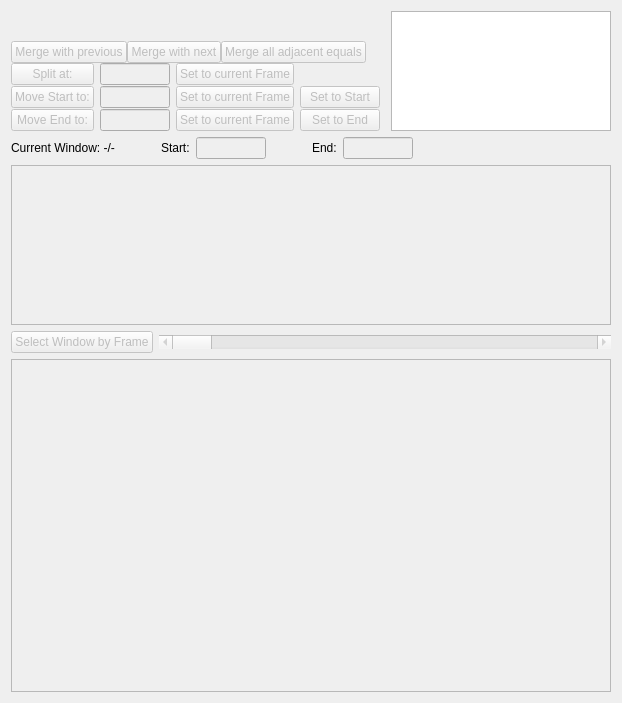
<?xml version="1.0" encoding="UTF-8"?>
<ui version="4.0">
 <class>LabelCorrectionMode</class>
 <widget class="QWidget" name="LabelCorrectionMode">
  <property name="geometry">
   <rect>
    <x>0</x>
    <y>0</y>
    <width>618</width>
    <height>703</height>
   </rect>
  </property>
  <property name="windowTitle">
   <string>Label Correction Mode</string>
  </property>
  <layout class="QVBoxLayout" name="verticalLayout">
   <item>
    <layout class="QGridLayout" name="gridLayout_5">
     <property name="verticalSpacing">
      <number>0</number>
     </property>
     <item row="2" column="0">
      <layout class="QHBoxLayout" name="horizontalLayout_12">
       <item>
        <widget class="QPushButton" name="lc_merge_previous_button">
         <property name="enabled">
          <bool>false</bool>
         </property>
         <property name="text">
          <string>Merge with previous</string>
         </property>
        </widget>
       </item>
       <item>
        <widget class="QPushButton" name="lc_merge_next_button">
         <property name="enabled">
          <bool>false</bool>
         </property>
         <property name="text">
          <string>Merge with next</string>
         </property>
        </widget>
       </item>
       <item>
        <widget class="QPushButton" name="lc_merge_all_button">
         <property name="enabled">
          <bool>false</bool>
         </property>
         <property name="text">
          <string>Merge all adjacent equals</string>
         </property>
        </widget>
       </item>
       <item>
        <spacer name="horizontalSpacer_9">
         <property name="orientation">
          <enum>Qt::Horizontal</enum>
         </property>
         <property name="sizeType">
          <enum>QSizePolicy::MinimumExpanding</enum>
         </property>
         <property name="sizeHint" stdset="0">
          <size>
           <width>5</width>
           <height>20</height>
          </size>
         </property>
        </spacer>
       </item>
      </layout>
     </item>
     <item row="3" column="0">
      <layout class="QGridLayout" name="gridLayout_6">
       <property name="topMargin">
        <number>0</number>
       </property>
       <property name="bottomMargin">
        <number>0</number>
       </property>
       <property name="horizontalSpacing">
        <number>6</number>
       </property>
       <property name="verticalSpacing">
        <number>1</number>
       </property>
       <item row="0" column="0">
        <widget class="QPushButton" name="lc_split_at_button">
         <property name="enabled">
          <bool>false</bool>
         </property>
         <property name="text">
          <string>Split at:</string>
         </property>
        </widget>
       </item>
       <item row="1" column="3">
        <widget class="QPushButton" name="lc_set_start_button">
         <property name="enabled">
          <bool>false</bool>
         </property>
         <property name="text">
          <string>Set to Start</string>
         </property>
        </widget>
       </item>
       <item row="1" column="1">
        <widget class="QLineEdit" name="lc_move_start_lineEdit">
         <property name="enabled">
          <bool>false</bool>
         </property>
         <property name="sizePolicy">
          <sizepolicy hsizetype="Minimum" vsizetype="Fixed">
           <horstretch>0</horstretch>
           <verstretch>0</verstretch>
          </sizepolicy>
         </property>
         <property name="minimumSize">
          <size>
           <width>70</width>
           <height>0</height>
          </size>
         </property>
         <property name="maximumSize">
          <size>
           <width>70</width>
           <height>16777215</height>
          </size>
         </property>
        </widget>
       </item>
       <item row="0" column="2">
        <widget class="QPushButton" name="lc_set_frame_split_button">
         <property name="enabled">
          <bool>false</bool>
         </property>
         <property name="text">
          <string>Set to current Frame</string>
         </property>
        </widget>
       </item>
       <item row="1" column="2">
        <widget class="QPushButton" name="lc_set_frame_start_button">
         <property name="enabled">
          <bool>false</bool>
         </property>
         <property name="text">
          <string>Set to current Frame</string>
         </property>
        </widget>
       </item>
       <item row="2" column="0">
        <widget class="QPushButton" name="lc_move_end_button">
         <property name="enabled">
          <bool>false</bool>
         </property>
         <property name="text">
          <string>Move End to:</string>
         </property>
        </widget>
       </item>
       <item row="1" column="0">
        <widget class="QPushButton" name="lc_move_start_button">
         <property name="enabled">
          <bool>false</bool>
         </property>
         <property name="text">
          <string>Move Start to:</string>
         </property>
        </widget>
       </item>
       <item row="2" column="1">
        <widget class="QLineEdit" name="lc_move_end_lineEdit">
         <property name="enabled">
          <bool>false</bool>
         </property>
         <property name="sizePolicy">
          <sizepolicy hsizetype="Minimum" vsizetype="Fixed">
           <horstretch>0</horstretch>
           <verstretch>0</verstretch>
          </sizepolicy>
         </property>
         <property name="minimumSize">
          <size>
           <width>70</width>
           <height>0</height>
          </size>
         </property>
         <property name="maximumSize">
          <size>
           <width>70</width>
           <height>16777215</height>
          </size>
         </property>
        </widget>
       </item>
       <item row="2" column="3">
        <widget class="QPushButton" name="lc_set_end_button">
         <property name="enabled">
          <bool>false</bool>
         </property>
         <property name="text">
          <string>Set to End</string>
         </property>
        </widget>
       </item>
       <item row="2" column="2">
        <widget class="QPushButton" name="lc_set_frame_end_button">
         <property name="enabled">
          <bool>false</bool>
         </property>
         <property name="text">
          <string>Set to current Frame</string>
         </property>
        </widget>
       </item>
       <item row="0" column="1">
        <widget class="QLineEdit" name="lc_split_at_lineEdit">
         <property name="enabled">
          <bool>false</bool>
         </property>
         <property name="sizePolicy">
          <sizepolicy hsizetype="Minimum" vsizetype="Fixed">
           <horstretch>0</horstretch>
           <verstretch>0</verstretch>
          </sizepolicy>
         </property>
         <property name="minimumSize">
          <size>
           <width>70</width>
           <height>0</height>
          </size>
         </property>
         <property name="maximumSize">
          <size>
           <width>70</width>
           <height>16777215</height>
          </size>
         </property>
        </widget>
       </item>
       <item row="1" column="4">
        <spacer name="horizontalSpacer_13">
         <property name="orientation">
          <enum>Qt::Horizontal</enum>
         </property>
         <property name="sizeType">
          <enum>QSizePolicy::MinimumExpanding</enum>
         </property>
         <property name="sizeHint" stdset="0">
          <size>
           <width>5</width>
           <height>20</height>
          </size>
         </property>
        </spacer>
       </item>
      </layout>
     </item>
     <item row="1" column="1" rowspan="3">
      <widget class="QTextEdit" name="lc_statusWindow">
       <property name="enabled">
        <bool>true</bool>
       </property>
       <property name="sizePolicy">
        <sizepolicy hsizetype="Expanding" vsizetype="MinimumExpanding">
         <horstretch>0</horstretch>
         <verstretch>0</verstretch>
        </sizepolicy>
       </property>
       <property name="maximumSize">
        <size>
         <width>16777215</width>
         <height>120</height>
        </size>
       </property>
       <property name="undoRedoEnabled">
        <bool>false</bool>
       </property>
       <property name="readOnly">
        <bool>true</bool>
       </property>
       <property name="acceptRichText">
        <bool>true</bool>
       </property>
       <property name="textInteractionFlags">
        <set>Qt::NoTextInteraction</set>
       </property>
      </widget>
     </item>
     <item row="1" column="0">
      <spacer name="verticalSpacer_4">
       <property name="orientation">
        <enum>Qt::Vertical</enum>
       </property>
       <property name="sizeType">
        <enum>QSizePolicy::Minimum</enum>
       </property>
       <property name="sizeHint" stdset="0">
        <size>
         <width>20</width>
         <height>10</height>
        </size>
       </property>
      </spacer>
     </item>
    </layout>
   </item>
   <item>
    <layout class="QHBoxLayout" name="horizontalLayout_16">
     <item>
      <widget class="QLabel" name="lc_current_window_label">
       <property name="sizePolicy">
        <sizepolicy hsizetype="Minimum" vsizetype="Fixed">
         <horstretch>0</horstretch>
         <verstretch>0</verstretch>
        </sizepolicy>
       </property>
       <property name="text">
        <string>Current Window: -/-</string>
       </property>
      </widget>
     </item>
     <item>
      <spacer name="horizontalSpacer_18">
       <property name="orientation">
        <enum>Qt::Horizontal</enum>
       </property>
       <property name="sizeType">
        <enum>QSizePolicy::Minimum</enum>
       </property>
       <property name="sizeHint" stdset="0">
        <size>
         <width>40</width>
         <height>20</height>
        </size>
       </property>
      </spacer>
     </item>
     <item>
      <widget class="QLabel" name="lc_start_label">
       <property name="sizePolicy">
        <sizepolicy hsizetype="Preferred" vsizetype="Fixed">
         <horstretch>0</horstretch>
         <verstretch>0</verstretch>
        </sizepolicy>
       </property>
       <property name="text">
        <string>Start:</string>
       </property>
      </widget>
     </item>
     <item>
      <widget class="QLineEdit" name="lc_start_lineEdit">
       <property name="enabled">
        <bool>false</bool>
       </property>
       <property name="maximumSize">
        <size>
         <width>70</width>
         <height>16777215</height>
        </size>
       </property>
      </widget>
     </item>
     <item>
      <spacer name="horizontalSpacer_19">
       <property name="orientation">
        <enum>Qt::Horizontal</enum>
       </property>
       <property name="sizeType">
        <enum>QSizePolicy::Minimum</enum>
       </property>
       <property name="sizeHint" stdset="0">
        <size>
         <width>40</width>
         <height>20</height>
        </size>
       </property>
      </spacer>
     </item>
     <item>
      <widget class="QLabel" name="lc_end_label">
       <property name="sizePolicy">
        <sizepolicy hsizetype="Preferred" vsizetype="Fixed">
         <horstretch>0</horstretch>
         <verstretch>0</verstretch>
        </sizepolicy>
       </property>
       <property name="text">
        <string>End:</string>
       </property>
      </widget>
     </item>
     <item>
      <widget class="QLineEdit" name="lc_end_lineEdit">
       <property name="enabled">
        <bool>false</bool>
       </property>
       <property name="maximumSize">
        <size>
         <width>70</width>
         <height>16777215</height>
        </size>
       </property>
      </widget>
     </item>
     <item>
      <spacer name="horizontalSpacer_11">
       <property name="orientation">
        <enum>Qt::Horizontal</enum>
       </property>
       <property name="sizeHint" stdset="0">
        <size>
         <width>40</width>
         <height>20</height>
        </size>
       </property>
      </spacer>
     </item>
    </layout>
   </item>
   <item>
    <widget class="PlotWidget" name="lc_classGraph">
     <property name="enabled">
      <bool>false</bool>
     </property>
     <property name="sizePolicy">
      <sizepolicy hsizetype="MinimumExpanding" vsizetype="Minimum">
       <horstretch>0</horstretch>
       <verstretch>0</verstretch>
      </sizepolicy>
     </property>
     <property name="minimumSize">
      <size>
       <width>600</width>
       <height>80</height>
      </size>
     </property>
     <property name="maximumSize">
      <size>
       <width>16777215</width>
       <height>160</height>
      </size>
     </property>
    </widget>
   </item>
   <item>
    <layout class="QHBoxLayout" name="horizontalLayout_13">
     <item>
      <widget class="QPushButton" name="lc_window__by_frame_button">
       <property name="enabled">
        <bool>false</bool>
       </property>
       <property name="text">
        <string>Select Window by Frame</string>
       </property>
      </widget>
     </item>
     <item>
      <widget class="QScrollBar" name="lc_scrollBar">
       <property name="enabled">
        <bool>false</bool>
       </property>
       <property name="sizePolicy">
        <sizepolicy hsizetype="Expanding" vsizetype="Fixed">
         <horstretch>0</horstretch>
         <verstretch>0</verstretch>
        </sizepolicy>
       </property>
       <property name="orientation">
        <enum>Qt::Horizontal</enum>
       </property>
      </widget>
     </item>
    </layout>
   </item>
   <item>
    <widget class="QScrollArea" name="scrollArea">
     <property name="verticalScrollBarPolicy">
      <enum>Qt::ScrollBarAlwaysOff</enum>
     </property>
     <property name="widgetResizable">
      <bool>true</bool>
     </property>
     <widget class="QWidget" name="scrollAreaWidgetContents">
      <property name="geometry">
       <rect>
        <x>0</x>
        <y>0</y>
        <width>598</width>
        <height>330</height>
       </rect>
      </property>
      <property name="sizePolicy">
       <sizepolicy hsizetype="Expanding" vsizetype="Expanding">
        <horstretch>0</horstretch>
        <verstretch>0</verstretch>
       </sizepolicy>
      </property>
      <layout class="QHBoxLayout" name="horizontalLayout">
       <property name="sizeConstraint">
        <enum>QLayout::SetDefaultConstraint</enum>
       </property>
      </layout>
     </widget>
    </widget>
   </item>
  </layout>
 </widget>
 <customwidgets>
  <customwidget>
   <class>PlotWidget</class>
   <extends>QGraphicsView</extends>
   <header>pyqtgraph</header>
   <slots>
    <slot>changeGraph()</slot>
   </slots>
  </customwidget>
 </customwidgets>
 <resources/>
 <connections/>
</ui>
